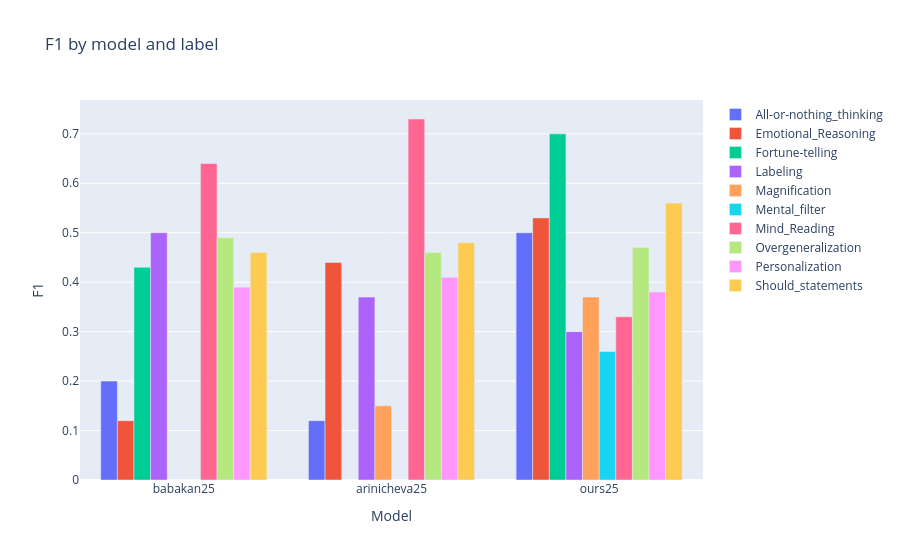

Source (notebook cell):
### Code cell
# Visualize distiortion-specific F1 performances

metric_names = labels
model_metrics = {
'babakan25':   numbers_babakan,
'arinicheva25':   numbers_arinicheva,
'ours25': numbers_ours
}
fig = go.Figure()
for i in range(len(labels)):
    fig.add_trace(go.Bar(
        name=metric_names[i],
        x=list(model_metrics), y=[model_metrics[m][i] for m in model_metrics],
    ))
fig.update_layout(
    barmode='group', # Group bars by model
    title='F1 by model and label', # Add a title
    xaxis_title='Model', # Label the x-axis
    yaxis_title='F1', # Label the y-axis
    hovermode='closest' # Improve hover behavior
)
fig.show()

### Figure 1 — Plotly figure (JSON) as saved in the notebook; plotly's stock layout.template omitted (floating-point values rounded to 4 significant figures)
{"data": [{"name": "All-or-nothing_thinking", "type": "bar", "x": ["babakan25", "arinicheva25", "ours25"], "y": [0.2, 0.12, 0.5]}, {"name": "Emotional_Reasoning", "type": "bar", "x": ["babakan25", "arinicheva25", "ours25"], "y": [0.12, 0.44, 0.53]}, {"name": "Fortune-telling", "type": "bar", "x": ["babakan25", "arinicheva25", "ours25"], "y": [0.43, 0, 0.7]}, {"name": "Labeling", "type": "bar", "x": ["babakan25", "arinicheva25", "ours25"], "y": [0.5, 0.37, 0.3]}, {"name": "Magnification", "type": "bar", "x": ["babakan25", "arinicheva25", "ours25"], "y": [0, 0.15, 0.37]}, {"name": "Mental_filter", "type": "bar", "x": ["babakan25", "arinicheva25", "ours25"], "y": [0, 0, 0.26]}, {"name": "Mind_Reading", "type": "bar", "x": ["babakan25", "arinicheva25", "ours25"], "y": [0.64, 0.73, 0.33]}, {"name": "Overgeneralization", "type": "bar", "x": ["babakan25", "arinicheva25", "ours25"], "y": [0.49, 0.46, 0.47]}, {"name": "Personalization", "type": "bar", "x": ["babakan25", "arinicheva25", "ours25"], "y": [0.39, 0.41, 0.38]}, {"name": "Should_statements", "type": "bar", "x": ["babakan25", "arinicheva25", "ours25"], "y": [0.46, 0.48, 0.56]}], "layout": {"barmode": "group", "hovermode": "closest", "title": {"text": "F1 by model and label"}, "xaxis": {"title": {"text": "Model"}}, "yaxis": {"title": {"text": "F1"}}}}
